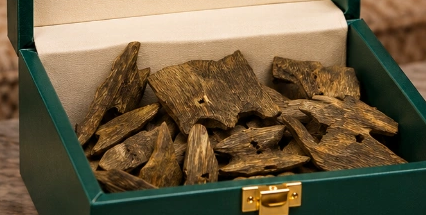
#> input picture .claude/skills/product-ad-fidelity/assets/box_masters/kinam_ref.png, 426 x 215 px, found by its file name
$ python fill_open_real.py ../../.claude/skills/product-ad-fidelity/assets/box_masters/kinam_ref.png out.png
#> lines starting #> are read from the running program, lines starting #| are printed output that depends on the picture; after the words box and inside, x2 and y2 are one past the last pixel; in counts of white or black regions, pixels touching at a corner belong together
"""Replace the dark tiger oud in the real open boxes (client video frame, 2x) with the approved Kinam heap (kinam_ref master).
Old wood is first erased to a cream floor, then the master heap is warped into each interior quad and clipped to it (never over a rim);
skin (fingers over the rim) stays on top. Free, local. usage: fill_open_real.py in2x.png out.png"""
import cv2, numpy as np, sys
M = cv2.imread('/home/user/canva21/.claude/skills/product-ad-fidelity/assets/box_masters/kinam_ref.png', -1).astype(np.float32)
src = np.float32([[75, 43], [404, 43], [404, 191], [75, 191]])
im = cv2.imread(sys.argv[1]); out = im.astype(np.float32); H, W = im.shape[:2]
#> after `H, W = im.shape[:2]`: H = 215; W = 426
hsv = cv2.cvtColor(im, cv2.COLOR_BGR2HSV).astype(int); f = im.astype(int)
#> after `hsv = cv2.cvtColor(im, cv2.COLOR_BGR2HSV).astype(int)`:
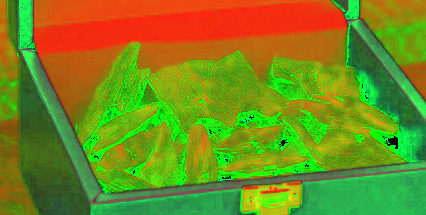
#> hsv: shape (215, 426, 3) int64; mean B, G, R 29.1, 138, 115.7
skin = ((f[..., 2] > f[..., 1] + 18) & (f[..., 2] > 110) & (hsv[..., 1] > 50)).astype(np.uint8)
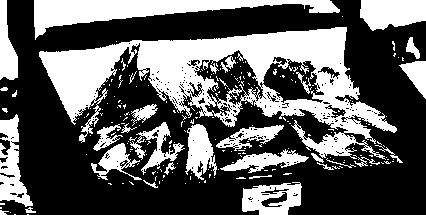
#> skin: shape (215, 426); values 0 (black) and 1 (white), 37% white; 233 white regions (200 under 20 px), largest, box (x1, y1, x2, y2) and area: (39, 27, 397, 160) 17103, (34, 0, 340, 40) 4423, (360, 0, 426, 31) 1651
skin = cv2.dilate(cv2.morphologyEx(skin, cv2.MORPH_OPEN, np.ones((5, 5), np.uint8)), np.ones((5, 5), np.uint8))
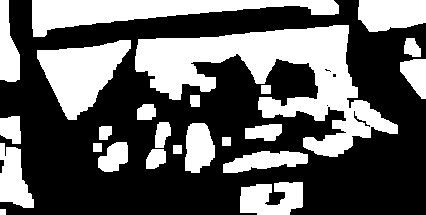
#> skin: shape (215, 426); values 0 (black) and 1 (white), 38.2% white; 24 white regions, largest, box (x1, y1, x2, y2) and area: (135, 25, 398, 157) 13184, (32, 0, 339, 37) 5173, (37, 40, 131, 120) 4106
BOXES = [  # interior polygon (visible floor area between back wall and front rim), heap quad (TL TR BR BL; bottom goes under the front rim)
    ([(140, 1206), (510, 1206), (514, 1452), (106, 1452)], [[(95, 1222), (545, 1222), (545, 1426), (95, 1426)], [(80, 1292), (560, 1292), (560, 1510), (80, 1510)]]),
    ([(610, 1170), (1005, 1177), (1000, 1392), (598, 1382)], [[(565, 1190), (1040, 1196), (1040, 1400), (565, 1394)], [(555, 1258), (1050, 1264), (1050, 1482), (555, 1476)]]),
]
for poly, quads in BOXES:
    pm = np.zeros((H, W), np.uint8); cv2.fillPoly(pm, [np.array(poly, np.int32)], 1); pm &= (1 - skin)
    # cream floor (sampled from the back wall just above), darker toward the front = shadow under the heap
    x0, x1 = min(p[0] for p in poly), max(p[0] for p in poly); yb = min(p[1] for p in poly)
#> (the run stopped early here; a loop or call above may not have finished)

$ run again, with .claude/skills/product-ad-fidelity/assets/box_masters/beethoven_04.png copied over .claude/skills/product-ad-fidelity/assets/box_masters/kinam_ref.png
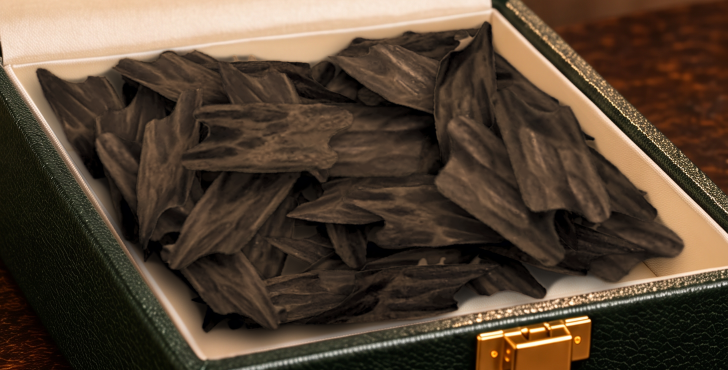
#> input picture .claude/skills/product-ad-fidelity/assets/box_masters/beethoven_04.png, 1456 x 740 px, found by its file name (shown at 1/2 size)
#> `hsv = cv2.cvtColor(im, cv2.COLOR_BGR2HSV).astype(int)`:
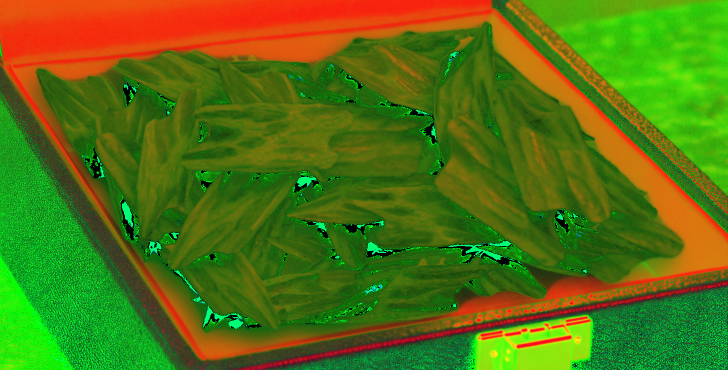
#> hsv: shape (740, 1456, 3) int64 (shown at 1/2 size); mean B, G, R 18.1, 113.9, 84.5
#> `skin = cv2.dilate(cv2.morphologyEx(skin, cv2.MORPH_OPEN, np.ones((5, 5..`:
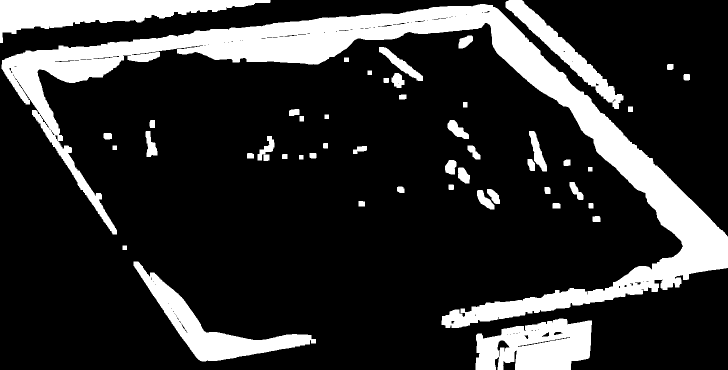
#> skin: shape (740, 1456) (shown at 1/2 size); values 0 (black) and 1 (white), 18.6% white; 49 white regions, largest, box (x1, y1, x2, y2) and area: (3, 8, 1456, 656) 123127, (0, 0, 541, 86) 20269, (951, 637, 1184, 740) 18103

$ run again, with .claude/skills/product-ad-fidelity/assets/box_masters/beethoven_06.png copied over .claude/skills/product-ad-fidelity/assets/box_masters/kinam_ref.png
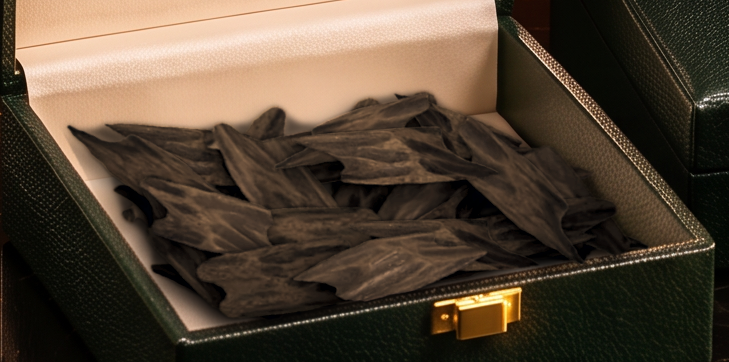
#> input picture .claude/skills/product-ad-fidelity/assets/box_masters/beethoven_06.png, 729 x 362 px, found by its file name
#> `hsv = cv2.cvtColor(im, cv2.COLOR_BGR2HSV).astype(int)`:
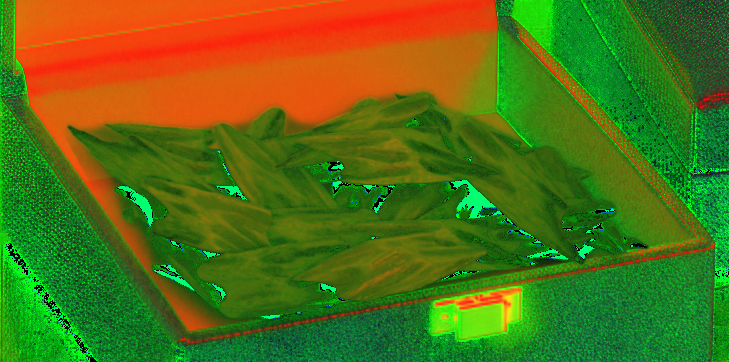
#> hsv: shape (362, 729, 3) int64; mean B, G, R 22.1, 110.8, 85
#> `skin = cv2.dilate(cv2.morphologyEx(skin, cv2.MORPH_OPEN, np.ones((5, 5..`:
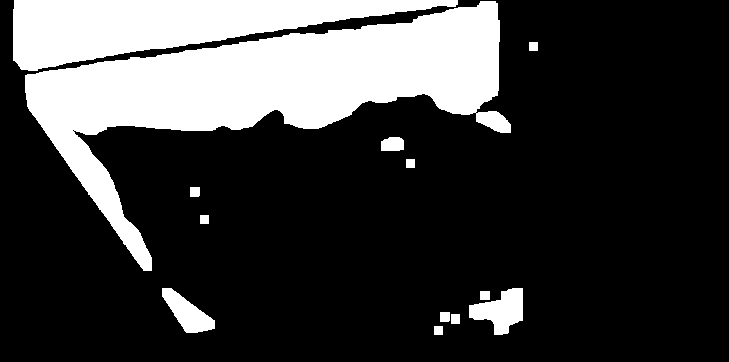
#> skin: shape (362, 729); values 0 (black) and 1 (white), 23.6% white; 13 white regions, largest, box (x1, y1, x2, y2) and area: (25, 1, 511, 271) 42023, (13, 0, 458, 71) 16616, (469, 288, 523, 335) 1497

$ run again, with .claude/skills/product-ad-fidelity/assets/box_masters/beethoven_0708.png copied over .claude/skills/product-ad-fidelity/assets/box_masters/kinam_ref.png
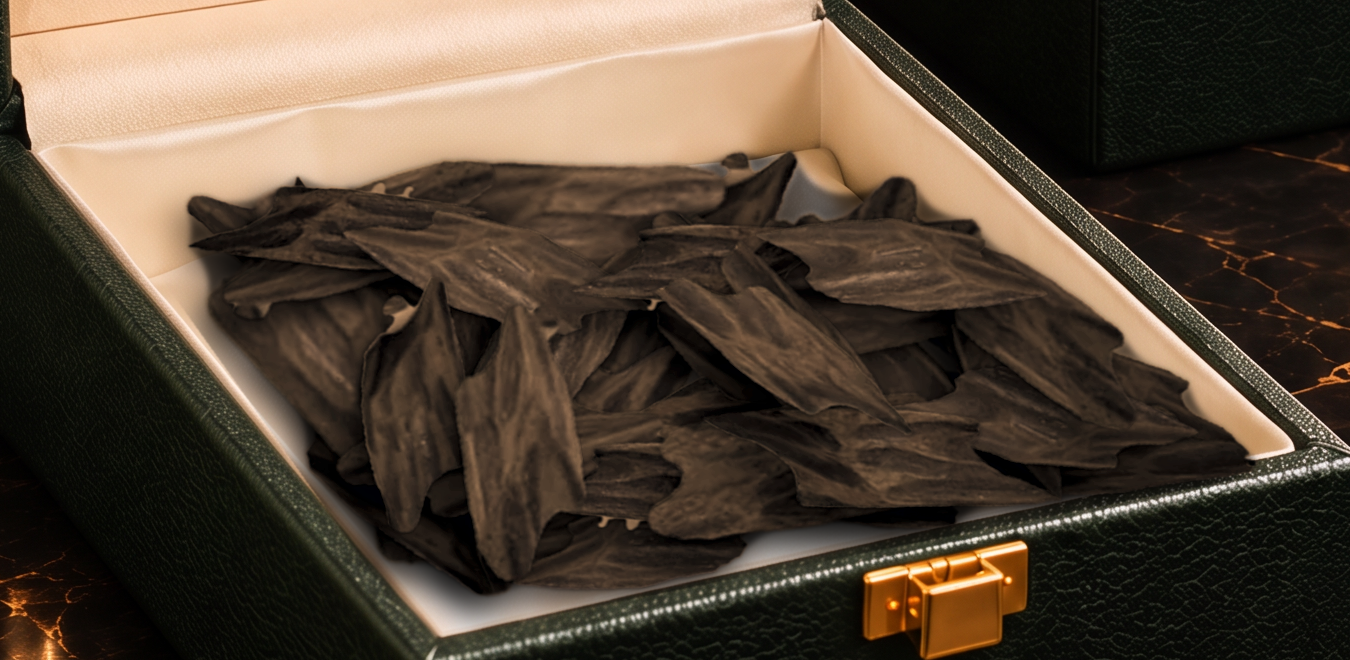
#> input picture .claude/skills/product-ad-fidelity/assets/box_masters/beethoven_0708.png, 1350 x 660 px, found by its file name
#> `hsv = cv2.cvtColor(im, cv2.COLOR_BGR2HSV).astype(int)`:
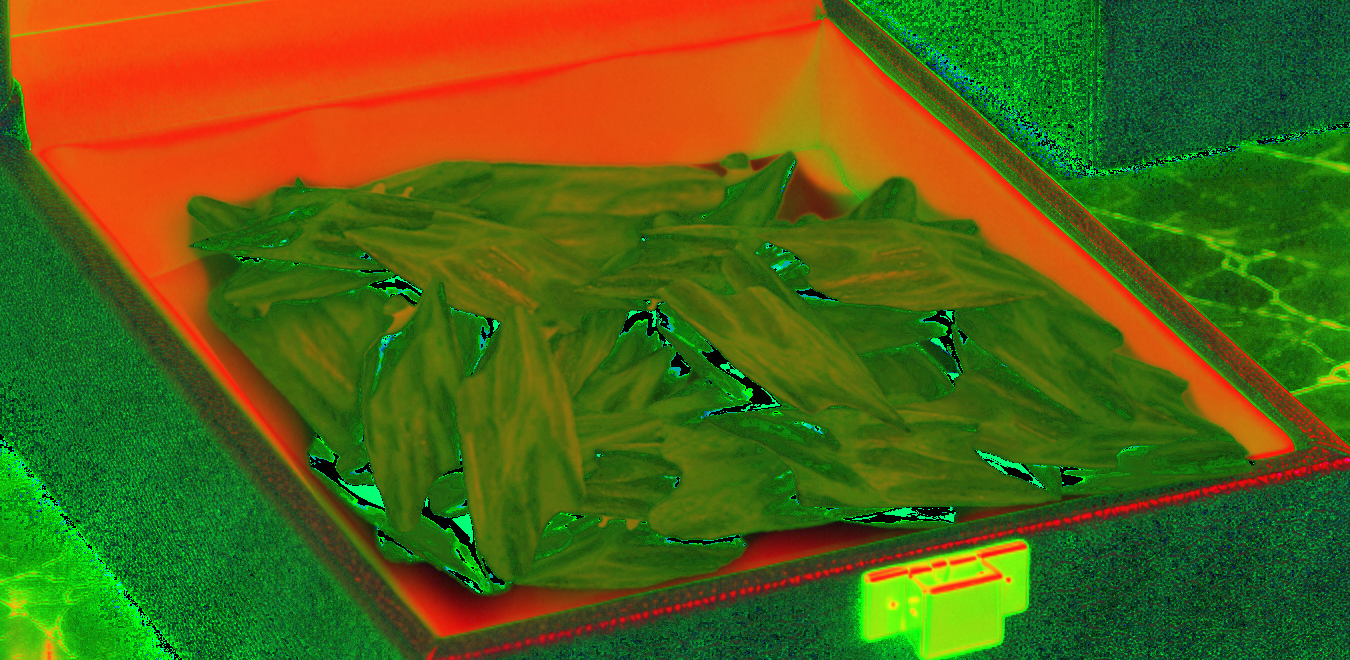
#> hsv: shape (660, 1350, 3) int64; mean B, G, R 21.1, 98.5, 85.3
#> `skin = cv2.dilate(cv2.morphologyEx(skin, cv2.MORPH_OPEN, np.ones((5, 5..`:
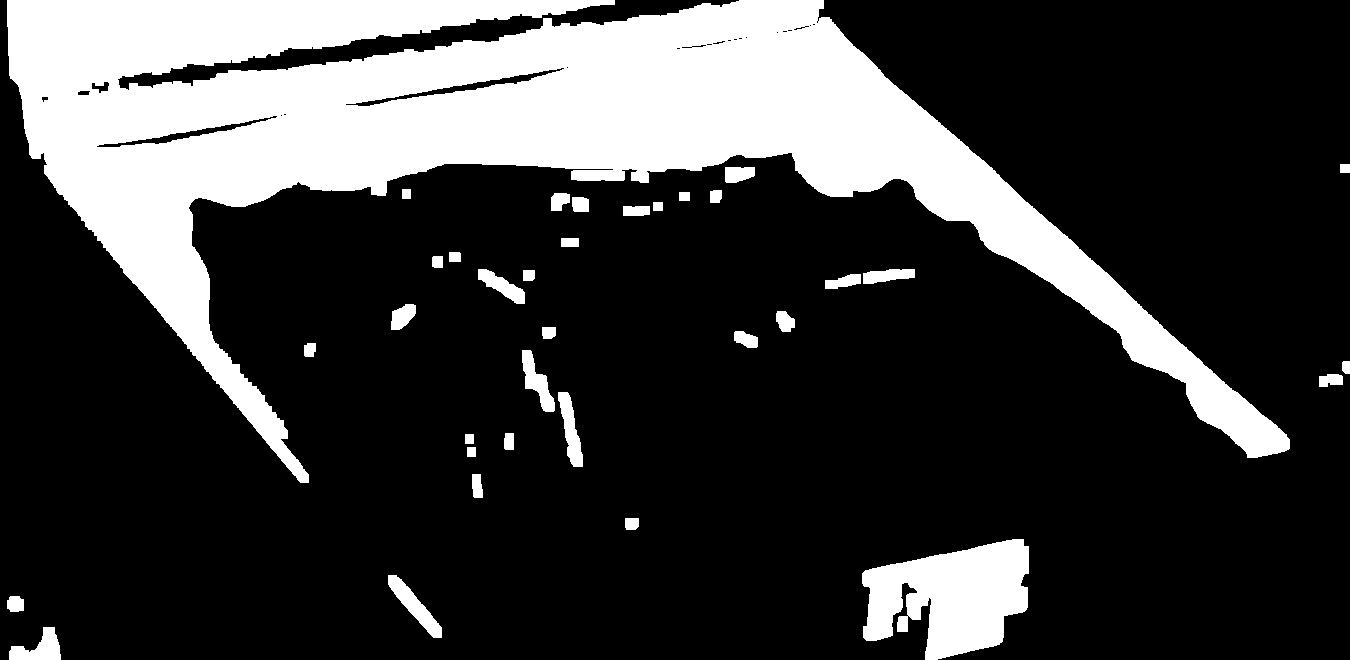
#> skin: shape (660, 1350); values 0 (black) and 1 (white), 23.4% white; 35 white regions, largest, box (x1, y1, x2, y2) and area: (7, 0, 1290, 483) 184822, (862, 539, 1029, 660) 13365, (388, 575, 442, 638) 1085
